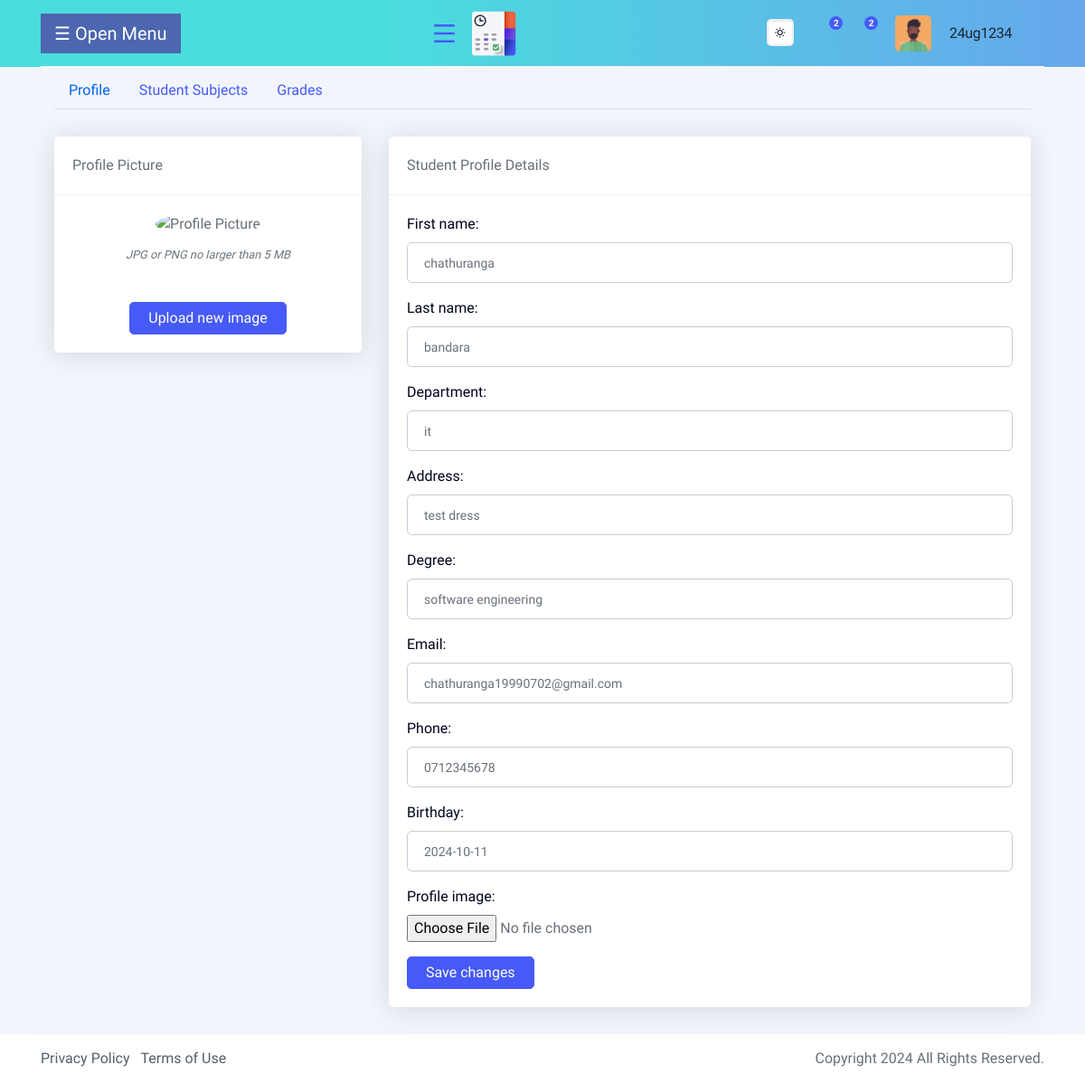
/student_profile/ (signed in), run on the app's committed database.
### schedule/models.py (models this page shows, shortened)
class CustomUser(AbstractUser):
    ROLE_CHOICES = [
        ('student', 'Student'),
        ('teacher', 'Teacher'),
        ('admin', 'Admin'),  # Uncomment if you want to add Admin role
    ]
    role = models.CharField(max_length=10, choices=ROLE_CHOICES, default='student')
    user_id = models.CharField(max_length=6, unique=True, blank=True)

class Student(models.Model):
    user = models.OneToOneField(CustomUser, on_delete=models.CASCADE)
    first_name = models.CharField(max_length=100)
    last_name = models.CharField(max_length=100)
    email = models.EmailField()
    phone = models.CharField(max_length=20)
    degree = models.CharField(max_length=100)
    profile_image = models.ImageField(upload_to='profile_images/', null=True, blank=True)
    birthday = models.DateField(null=True, blank=True)
    department = models.CharField(max_length=100, null=True, blank=True)
    address = models.CharField(max_length=100)

### schedule/views.py (the view)
# urls.py: path('student_profile/', views.student_profile, name='student_profile'),   #  student_profile
@login_required
def student_profile(request):
    student = get_object_or_404(Student, user=request.user)
    if request.method == 'POST':
        form = StudentProfileForm(request.POST, request.FILES, instance=student)  # Bind the form with the student instance
        if form.is_valid():
            form.save()  # Save the updated instance
            messages.success(request, 'Profile updated successfully!')  # Add a success message
            return redirect('student_profile')  # Redirect to the same page to avoid resubmission
    else:
        form = StudentProfileForm(instance=student)  # Populate the form with the current data
    context = {
        'form': form,
        'student': student,
    }
    return render(request, 'student-profile.html', context)

### templates/student-profile.html (shortened to what this page needs)
{% include './header.html' %}
{% load static %}
<body>
<div class="container-xl px-4 mt-5 pt-5">
    <nav class="nav nav-borders">
        <a class="nav-link active" id="pills-home-tab" data-toggle="pill" href="#pills-home" role="tab" aria-controls="pills-home" aria-selected="true">Profile</a>
        <a class="nav-link" id="pills-profile-tab" data-toggle="pill" href="#pills-profile" role="tab" aria-controls="pills-profile" aria-selected="false">Student Subjects</a>
        <a class="nav-link" id="pills-contact-tab" data-toggle="pill" href="#pills-contact" role="tab" aria-controls="pills-contact" aria-selected="false">Grades</a>
    </nav>
    <div class="tab-content" id="pills-tabContent">
        <div class="tab-pane fade show active" id="pills-home" role="tabpanel" aria-labelledby="pills-home-tab">
            <hr class="mt-0 mb-4">
            <form method="post" enctype="multipart/form-data">
                <div class="row">
                    <div class="col-xl-4">
                        <div class="card mb-4 mb-xl-0">
                            <div class="card-header">Profile Picture</div>
                            <div class="card-body text-center">
                                <img class="img-account-profile rounded-circle mb-2" id="profileImage"
                                     src="{% if teacher.profile_image %}{{ teacher.profile_image.url }}{% else %}{% static 'default-profile.png' %}{% endif %}"
                                     alt="Profile Picture">
                                <div class="small font-italic text-muted mb-4">JPG or PNG no larger than 5 MB</div>
                                <div class="text-center">
                                    <button class="btn btn-primary mt-2" type="button" onclick="document.getElementById('inputGroupFile04').click();">Upload new image</button>
                                </div>
                            </div>
                        </div>
                    </div>
                    <div class="col-xl-8">
                        <div class="card mb-4">
                            <div class="card-header">Student Profile Details</div>
                            <div class="card-body">
                                {{ form.as_p }}
                                <button class="btn btn-primary" type="submit">Save changes</button>
                            </div>
                        </div>
                    </div>
                </div>
            </form>
        </div>
    </div>
</div>
</body>
{% include './footer.html' %}

### templates/header.html (shortened to what this page needs)
{% load static %}
<!doctype html>
<html lang="en">
<head>
    <link rel="stylesheet" href="{% static 'assets/vendor/remixicon/fonts/remixicon.css' %}">
    <link rel="stylesheet" href="{% static 'css/style.css' %}">
    <link rel="stylesheet" href="{% static 'css/backend-plugin.min.css' %}">
    <link rel="stylesheet" href="{% static 'css/remixicon.css' %}">
    <link rel="stylesheet" href="{% static 'css/remixicon.css' %}">
    <link rel="stylesheet" href="{% static 'css/all.min.css' %}">
    <link rel="stylesheet" href="{% static 'css/line-awesome.min.css' %}">
    <link rel="stylesheet" href="{% static 'css/big.css' %}">
    <link rel="stylesheet" href="{% static 'css/style.css' %}">
    <link rel="stylesheet" href="https://cdnjs.cloudflare.com/ajax/libs/font-awesome/5.15.4/css/all.min.css">
    <link rel= "stylesheet" href= "https://maxst.icons8.com/vue-static/landings/line-awesome/line-awesome/1.3.0/css/line-awesome.min.css" >
</head>
<body class="fixed-top-navbar top-nav">
    <div class="wrapper">
      <div class="iq-top-navbar"  style="background: rgb(74,221,222);
background: linear-gradient(90deg, rgba(74,221,222,1) 35%, rgba(102,167,236,1) 100%);">
          <div class="container-fluid">
              <div class="iq-navbar-custom">
                  <div class="d-flex align-items-center justify-content-between">
                    <button class="openbtn" onclick="openNav()">☰ Open Menu</button>
                      <div class="iq-navbar-logo d-flex align-items-center justify-content-between">
                          <i class="ri-menu-line wrapper-menu"></i>
                          <a href="index.html" class="header-logo">
                            <img src="{%static 'logo.png' %}" alt="Xeduler">
                          </a>
                      </div>
                      <nav class="navbar navbar-expand-lg navbar-light p-0">
                          <div class="change-mode">
                              <div class="custom-control custom-switch custom-switch-icon custom-control-indivne">
                                  <div class="custom-switch-inner">
                                      <label class="custom-control-label" for="dark-mode" data-mode="toggle">
                                          <span class="switch-icon-right"><i class="a-right ri-sun-line"></i></span>
                                      </label>
                                  </div>
                              </div>
                          </div>
                          <div class="collapse navbar-collapse" id="navbarSupportedContent">
                              <ul class="navbar-nav ml-auto navbar-list align-items-center">
                                  <li class="nav-item nav-icon dropdown ml-3">
                                      <a href="#" class="search-toggle dropdown-toggle" id="dropdownMenuButton2" data-toggle="dropdown"
                                          aria-haspopup="true" aria-expanded="false">
                                          <i class="las la-envelope"></i>
                                          <span class="badge badge-primary count-mail rounded-circle">2</span>
                                      </a>
                                  </li>
                                  <li class="nav-item nav-icon dropdown">
                                      <a href="#" class="search-toggle dropdown-toggle" id="dropdownMenuButton" data-toggle="dropdown"
                                          aria-haspopup="true" aria-expanded="false">
                                          <i class="las la-bell"></i>
                                          <span class="badge badge-primary count-mail rounded-circle">2</span>
                                      </a>
                                  </li>
                                  <li class="caption-content">
                                      <a href="#" class="search-toggle dropdown-toggle d-flex align-items-center" id="dropdownMenuButton3" data-toggle="dropdown"
                                          aria-haspopup="true" aria-expanded="false">
                                          <img src=" {% static 'assets/images/user/01.jpg' %}" class="avatar-40 img-fluid rounded" alt="user">
                                          <div class="caption ml-3">
                                              <h6 class="mb-0 line-height">{{ user.username }} <i class="las la-angle-down ml-3"></i></h6>
                                          </div>
                                      </a>
                                  </li>
                              </ul>
                          </div>
                      </nav>
                  </div>
              </div>
          </div>
      </div>
    </div>

### static/css/big.css (style rules this page uses)
.openbtn { font-size: 20px; cursor: pointer; background-color: #4c66af; color: white; border: none; padding: 10px 15px; }

### templates/student-profile.html (style rules this page uses)
body { margin-top: 20px; background-color: #f2f6fc; color: #69707a; }
.img-account-profile { height: 10rem; }
.rounded-circle { border-radius: 50% !important; }
.card { box-shadow: 0 0.15rem 1.75rem 0 rgb(33 40 50 / 15%); }
.card .card-header { font-weight: 500; }
.card-header:first-child { border-radius: 0.35rem 0.35rem 0 0; }
.form-control { display: block; width: 100%; padding: 0.875rem 1.125rem; font-size: 0.875rem; font-weight: 400; line-height: 1; color: #69707a; background-color: #fff; background-clip: padding-box; border: 1px solid #c5ccd6; border-radius: 0.35rem; transition: border-color 0.15s ease-in-out, box-shadow 0.15s ease-in-out; }
.nav-borders .nav-link.active { color: #0061f2; border-bottom-color: #0061f2; }

### data on the page
CustomUser: username "24ug1234"
Student: first_name "chathuranga", last_name "bandara", department "it", address "test dress", degree "software engineering", email "chathuranga19990702@gmail.com", phone "0712345678", birthday "2024-10-11"
